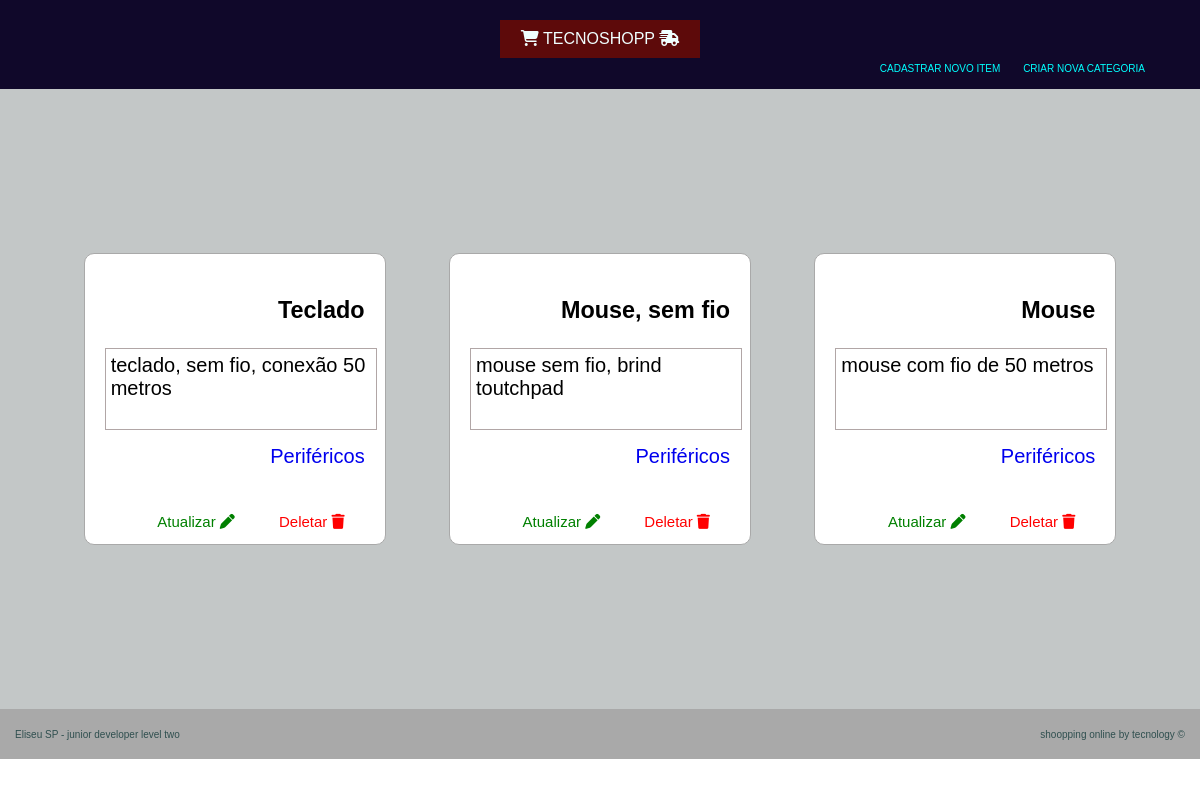
Page /categoria/produto/1/ on the committed database.
### tecno/models.py (models this page shows, shortened)
class Produto(models.Model):
    index = models.BigAutoField(primary_key=True)
    nome = models.CharField(max_length=50, null=False)
    descricao = models.TextField()
    categoria = models.ForeignKey(Categoria, on_delete= models.CASCADE)

class Categoria(models.Model):
    index = models.BigAutoField(primary_key=True)
    nome = models.CharField(max_length=50, null=False)

### tecno/views/produto_da_categoria.py (the view)
# urls.py: path('categoria/produto/<int:index>/', produto_da_categoria, name= 'produto_da_categoria'),
def produto_da_categoria(request, index):
    produto = Produto.objects.filter(categoria = index).all()
    context = {
        'produto_da_categoria': produto
    }
    return render(request, 'categoria/produto_da_categoria.html', context= context)

### templates/categoria/produto_da_categoria.html
{% extends 'index.html' %}
{% block content %}
    <div class="main-lista-produto">
        {% for pdc in produto_da_categoria %}
            <div class="card">
                <ul>
                    <li><h3>{{ pdc.nome }}</h3></li>
                    <li class="descricao">{{ pdc.descricao }}</li>
                    <li class="card-categoria"><a href="/categoria/produto/{{pdc.categoria.index}}/">{{ pdc.categoria.nome }}</a></li>
                </ul>
                <div class="card-link">
                    <a class="card-link-atualizar" href="/atualizar/produto/{{pdc.index}}/">Atualizar <i class="fa-solid fa-pen"></i></a>
                    <a class="card-link-deletar" href="/deletar/produto/{{pdc.index}}/">Deletar <i class="fa-solid fa-trash"></i></a>
                </div>
            </div>
    {% endfor %}
    </div>
{% endblock%}

### static/css/style.css (style rules this page uses)
body { margin: 0; padding: 0; font-family: Arial, Helvetica, sans-serif; }
.main-lista-produto { margin: auto; width: 90%; min-height: 75vh; display: flex; flex-direction: row; flex-wrap: wrap; justify-content: center; align-items: center; gap: 1rem; padding: 10px; }
.card { background-color: white; display: inline-block; font-size: 20px; margin: auto; width: 300px; height: 290px; border: 1px solid darkgray; border-radius: 10px; }
.card ul { list-style: none; text-align: end; margin: 10px; padding: 10px; display: block; }
.card ul li { margin-bottom: 15px; }
.descricao { width: 100%; height: 70px; padding: 5px; border: 1px solid rgb(177, 166, 166); text-align: left; overflow: auto; }
.card-categoria { color: darkblue; }
.card-link { text-align: end; font-size: 15px; margin: 10px; padding : 10px; }
.card-link a { margin: 20px; }
.card-link-atualizar { color: green; }
.card-link-deletar { color: red; }
.card a { text-decoration: none; }

### rows in the picture
Produto: nome "Teclado", descricao "teclado, sem fio, conexão 50 metros", categoria.nome "Periféricos"
Produto: nome "Mouse, sem fio", descricao "mouse sem fio, brind toutchpad", categoria.nome "Periféricos"
Produto: nome "Mouse", descricao "mouse com fio de 50 metros", categoria.nome "Periféricos"
